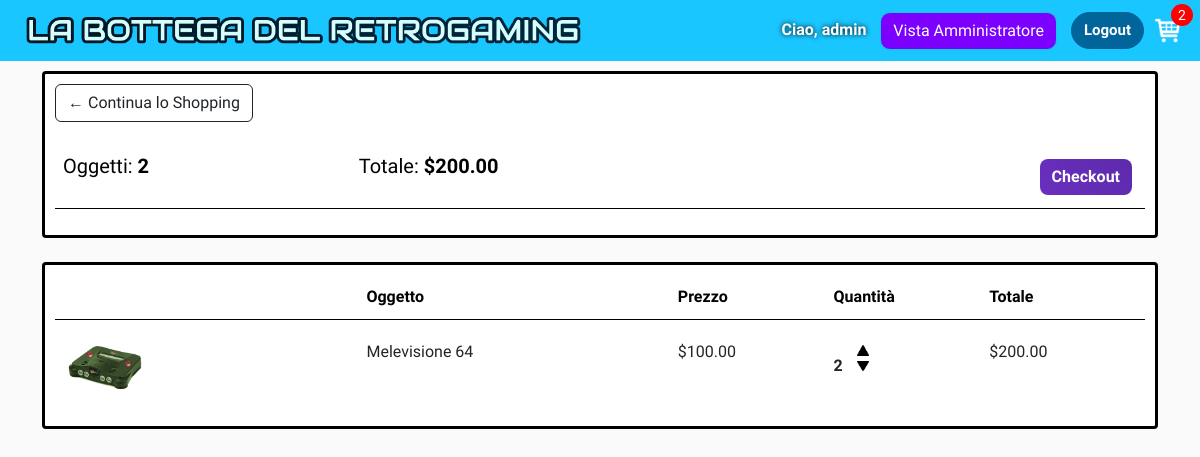
Page /cart/ (signed in) on the earlier database version.
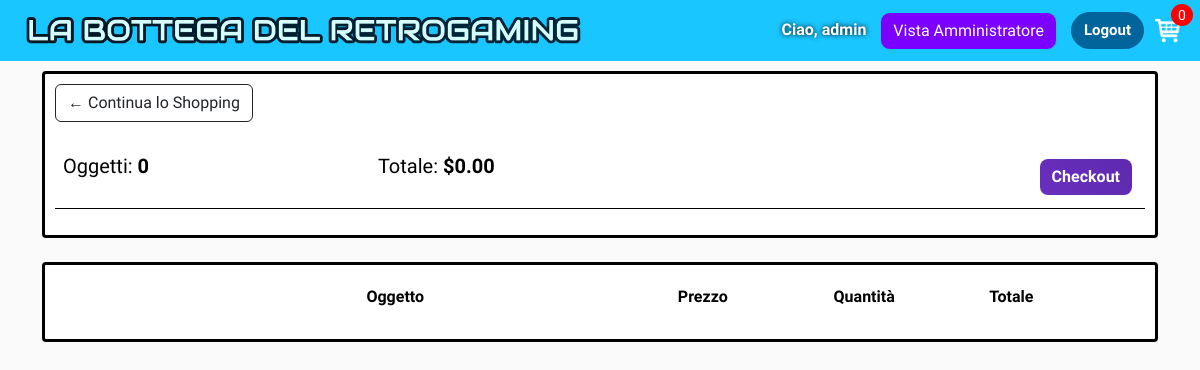
Same page on the later database version.
### user_management/models.py (models this page shows, shortened)
class CustomUser(AbstractUser):
    ADMIN = 'ADMIN'
    CUSTOMER = 'CUSTOMER'
    USER_TYPE_CHOICES = (
        (ADMIN, 'Admin'),
        (CUSTOMER, 'Customer'),
    )
    user_type = models.CharField(
        max_length=10,
        choices=USER_TYPE_CHOICES,
        default=CUSTOMER
    )
    name = models.CharField("Nome visualizzato", max_length=200, blank=True, null=True)
    email = models.CharField(max_length=254, blank=True, verbose_name='email address')
    def __str__(self):
        if self.name:
            return self.name
        return self.username

### bottega_retrogaming/models.py (models this page shows, shortened)
class Order(models.Model):
    customer = models.ForeignKey(settings.AUTH_USER_MODEL, on_delete=models.SET_NULL, blank=True, null=True)
    date_ordered = models.DateTimeField(auto_now_add=True)
    complete = models.BooleanField(default=False)
    transaction_id = models.CharField(max_length=100, null=True)
    @property
    def get_cart_total(self):
        orderitems = self.orderitem_set.all()
        total = sum(item.get_total for item in orderitems)
        return total
    @property
    def get_cart_items(self):
        orderitems = self.orderitem_set.all()
        total = sum(item.quantity for item in orderitems)
        return total

class OrderItem(models.Model):
    product = models.ForeignKey(Product, on_delete=models.SET_NULL, null=True)
    order = models.ForeignKey(Order, on_delete=models.SET_NULL, null=True)
    quantity = models.IntegerField(default=0, null=True, blank=True)
    date_added = models.DateTimeField(auto_now_add=True)
    @property
    def get_total(self):
        total = self.product.price * self.quantity
        return total

class Product(models.Model):
    name = models.CharField(max_length=200)
    price = models.DecimalField(max_digits=10, decimal_places=2)
    digital = models.BooleanField(default=False, null=True, blank=True)
    description = models.CharField("Descrizione", max_length=500, null=True, blank=True)
    image = models.ImageField(null=True, blank=True)
    @property
    def imageUrl(self):
        try:
            url = self.image.url
        except:
            url = ''
        return url

### bottega_retrogaming/views.py (the view)
# urls.py: path('cart/', cart, name="cart"),
def cart(request):
    data = cartData(request)
    cartItems = data['cartItems']
    order = data['order']
    items = data['items']
    context = {'items': items, 'order': order, 'cartItems': cartItems}
    return render(request, 'bottega_retrogaming/cart.html', context)

### bottega_retrogaming/utils.py (called while the page is built)
def cartData(request):
    if request.user.is_authenticated:
        customer = request.user
        try:
            order = Order.objects.get(customer=customer, complete=False)
        except Order.DoesNotExist:
            order, created = Order.objects.get_or_create(customer=customer, complete=False)
        items = order.orderitem_set.all()
        cartItems = order.get_cart_items
    else:
        cookieData = cookieCart(request)
        cartItems = cookieData['cartItems']
        order = cookieData['order']
        items = cookieData['items']
    return {'cartItems': cartItems, 'order': order, 'items': items}

### bottega_retrogaming/templates/bottega_retrogaming/cart.html
{% extends 'bottega_retrogaming/main.html' %}
{% load static %}
{% block content %}
	<div class="row">
		<div class="col-lg-12">
			<div class="box-element cart-dark-text">
				<a  class="btn btn-outline-dark" href="{% url 'store' %}">&#x2190; Continua lo Shopping</a>
				<br>
				<br>
				<table class="table">
					<tr>
						<th><h5>Oggetti: <strong>{{order.get_cart_items}}</strong></h5></th>
						<th><h5>Totale:<strong> ${{order.get_cart_total|floatformat:2}}</strong></h5></th>
						<th>
							<a class="btn btn-checkout" href="{% url 'checkout' %}">Checkout</a>
						</th>
					</tr>
				</table>
			</div>
			<br>
			<div class="box-element cart-dark-text">
				<div class="cart-row">
					<div style="flex:2"></div>
					<div style="flex:2"><strong>Oggetto</strong></div>
					<div style="flex:1"><strong>Prezzo</strong></div>
					<div style="flex:1"><strong>Quantità</strong></div>
					<div style="flex:1"><strong>Totale</strong></div>
				</div>
				{% for item in items %}
				<div class="cart-row">
					<div style="flex:2"><img class="row-image" src="{{item.product.imageUrl}}" alt="cart_prod_image"></div>
					<div style="flex:2"><p>{{item.product.name}}</p></div>
					<div style="flex:1"><p>${{item.product.price|floatformat:2}}</p></div>
					<div style="flex:1">
						<p class="quantity">{{item.quantity}}</p>
						<div class="quantity">
							<img data-product="{{item.product.id}}" data-action="add" class="chg-quantity update-cart" src="{% static 'images/arrow-up.png' %}" alt="arrow_up">
							<img data-product="{{item.product.id}}" data-action="remove" class="chg-quantity update-cart" src="{% static 'images/arrow-down.png' %}" alt="arrow_down">
						</div>
					</div>
					<div style="flex:1"><p>${{item.get_total|floatformat:2}}</p></div>
				</div>
				{% endfor %}
			</div>
		</div>
	</div>
{% endblock content %}

### bottega_retrogaming/templates/bottega_retrogaming/main.html (shortened to what this page needs)
<!DOCTYPE html>
{% load static %}
<html lang="en">
<head>
    <link href="https://cdn.jsdelivr.net/npm/bootstrap@5.3.7/dist/css/bootstrap.min.css"
          rel="stylesheet"
>
    <link rel="stylesheet" type="text/css" href="{% static 'css/main.css' %}">
</head>
<body>
<nav class="navbar navbar-expand-lg navbar-dark bg-dark">
    <div class="container-fluid"><a class="navbar-brand" href="{% url 'store' %}">
        <img src="{% static 'images/bdretro_logo.png' %}" alt="Logo" class="logo-navbar">
    </a>
        <div class="collapse navbar-collapse" id="navbarSupportedContent">
            {% url 'login' as login_url %}
            <div class="form-inline my-2 my-lg-0 {% if request.path == login_url %}d-none{% endif %}">
                {% if user.is_authenticated %}
                    <span class="navbar-text mr-3">Ciao, {{ user.username }}</span>
                    {% if user.user_type == 'ADMIN' %}
                        <a href="{% url 'manager_view:admin_dashboard' %}"
                           id="admin-view-btn" class="btn btn-info" style="margin-right: 10px;">Vista Amministratore</a>
                    {% endif %} <form method="post" action="{% url 'logout' %}" style="display: inline;">
                        <button type="submit" class="btn btn-logout">Logout</button>
                    </form>
                {% else %}
                    <a href="{% url 'login' %}" class="btn btn-login">Login</a>
                {% endif %}
                <a href="{% url 'cart' %}">
                    <img id="cart-icon" src="{% static 'images/cart.png' %}" alt="cart-icon">
                </a>
                <p id="cart-total">{{ cartItems }}</p>
            </div>
        </div>
    </div>
</nav>
<div class="container">
    {% block content %}
    {% endblock content %}
</div>
</body>
</html>

### static/css/main.css (style rules this page uses)
body { background-color: hsl(0, 0%, 98%); font-family: 'Audiowide', sans-serif; }
h1, h2, h3, h4, h5, h6 { color: hsl(0, 0%, 30%); }
.box-element { border: solid black; background-color: #fff; border-radius: 4px; padding: 10px; }
.bg-dark { background-color: #1ac6ff !important; }
.logo-navbar { height: 35px; width: auto; vertical-align: middle; margin-right: 8px; }
#cart-icon { width: 25px; display: inline-block; margin-left: 15px; position: relative; left: -8px; }
#cart-total { position: absolute; right: 7px; top: 4px; display: flex; justify-content: center; align-items: center; color: #fff; background-color: red; width: 22px; height: 22px; border-radius: 50%; font-size: 14px; }
.btn-login, .btn-logout { border-radius: 25px; background-color: #01649b; border-color: #01649b; color: #ffffff; font-size: 15px; font-weight: bold; }
.navbar-text { color: white; text-shadow: 0 0 5px #000; font-weight: 700; }
.btn.btn-checkout { float: right; margin: 5px; background: linear-gradient(45deg, #692fbf, #5e2aac); color: white; border: none; border-radius: 8px; font-weight: bold; }
.col-lg-4, .col-lg-6, .col-lg-8, .col-lg-12 { margin-top: 10px; }
.cart-row { display: flex; align-items: stretch; padding-bottom: 10px; margin-bottom: 10px; border-bottom: 1px solid #ececec; }
.cart-dark-text h5, .cart-dark-text strong { color: #000000; }
.cart-dark-text .table th, .cart-dark-text .table td { border-color: #000000; }
.cart-dark-text .cart-row { border-bottom: 1px solid black; padding: 10px 0; }
.cart-dark-text .cart-row:last-child { border-bottom: none; }
#admin-view-btn { background-color: #7c00ff; color: white; border-radius: 10px; margin-left: 10px; }

Differences in the rows shown:
removed OrderItem: product.imageUrl (picture), product.name "Melevisione 64", product.price "100.00", quantity "2", get_total "200.00"
computed for Order: get_cart_items "2" → "0"; get_cart_total "200.00" → "0.00"
Other differences:
{{ cartItems }}: "2" → "0"
